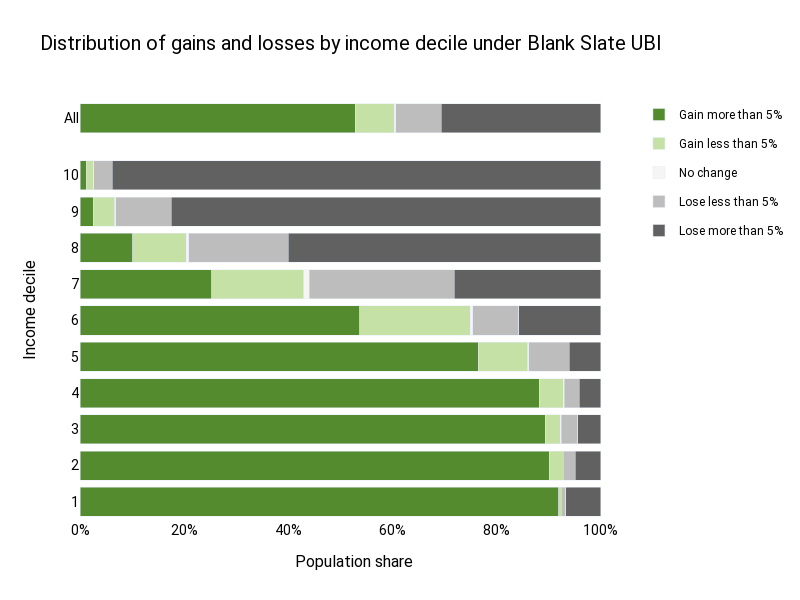

Here is the notebook cell this chart was saved with:
### Markdown cell above
## Figure 1

### Code cell
format_fig(plotly_json_to_fig(charts["intra_income_decile_chart"]).update_layout(
    title="Distribution of gains and losses by income decile under Blank Slate UBI",
))

### Figure 1 — Plotly figure (JSON) as saved in the notebook; plotly's stock layout.template omitted (floating-point values rounded to 4 significant figures)
{"data": [{"alignmentgroup": "True", "customdata": [["53% of all people gain more than 5% of their income"]], "hovertemplate": "%{customdata[0]}<extra></extra>", "legendgroup": "Gain more than 5%", "marker": {"color": "#558B2F", "pattern": {"shape": ""}}, "name": "Gain more than 5%", "offsetgroup": "Gain more than 5%", "orientation": "h", "showlegend": false, "textposition": "auto", "type": "bar", "x": [0.529], "xaxis": "x", "y": ["All"], "yaxis": "y"}, {"alignmentgroup": "True", "customdata": [["8% of all people gain less than 5% of their income"]], "hovertemplate": "%{customdata[0]}<extra></extra>", "legendgroup": "Gain less than 5%", "marker": {"color": "#C5E1A5", "pattern": {"shape": ""}}, "name": "Gain less than 5%", "offsetgroup": "Gain less than 5%", "orientation": "h", "showlegend": false, "textposition": "auto", "type": "bar", "x": [0.07501], "xaxis": "x", "y": ["All"], "yaxis": "y"}, {"alignmentgroup": "True", "customdata": [["0% of all people experience no change"]], "hovertemplate": "%{customdata[0]}<extra></extra>", "legendgroup": "No change", "marker": {"color": "#F5F5F5", "pattern": {"shape": ""}}, "name": "No change", "offsetgroup": "No change", "orientation": "h", "showlegend": false, "textposition": "auto", "type": "bar", "x": [0.002771], "xaxis": "x", "y": ["All"], "yaxis": "y"}, {"alignmentgroup": "True", "customdata": [["9% of all people lose less than 5% of their income"]], "hovertemplate": "%{customdata[0]}<extra></extra>", "legendgroup": "Lose less than 5%", "marker": {"color": "#BDBDBD", "pattern": {"shape": ""}}, "name": "Lose less than 5%", "offsetgroup": "Lose less than 5%", "orientation": "h", "showlegend": false, "textposition": "auto", "type": "bar", "x": [0.087], "xaxis": "x", "y": ["All"], "yaxis": "y"}, {"alignmentgroup": "True", "customdata": [["31% of all people lose more than 5% of their income"]], "hovertemplate": "%{customdata[0]}<extra></extra>", "legendgroup": "Lose more than 5%", "marker": {"color": "#616161", "pattern": {"shape": ""}}, "name": "Lose more than 5%", "offsetgroup": "Lose more than 5%", "orientation": "h", "showlegend": false, "textposition": "auto", "type": "bar", "x": [0.3062], "xaxis": "x", "y": ["All"], "yaxis": "y"}, {"alignmentgroup": "True", "customdata": [["92% of people in the 1st income decile gain more than 5% of their income"], ["90% of people in the 2nd income decile gain more than 5% of their income"], ["89% of people in the 3rd income decile gain more than 5% of their income"], ["88% of people in the 4th income decile gain more than 5% of their income"], ["77% of people in the 5th income decile gain more than 5% of their income"], ["54% of people in the 6th income decile gain more than 5% of their income"], ["25% of people in the 7th income decile gain more than 5% of their income"], ["10% of people in the 8th income decile gain more than 5% of their income"], ["3% of people in the 9th income decile gain more than 5% of their income"], ["1% of people in the 10th income decile gain more than 5% of their income"]], "hovertemplate": "%{customdata[0]}<extra></extra>", "legendgroup": "Gain more than 5%", "marker": {"color": "#558B2F", "pattern": {"shape": ""}}, "name": "Gain more than 5%", "offsetgroup": "Gain more than 5%", "orientation": "h", "showlegend": true, "textposition": "auto", "type": "bar", "x": [0.9195, 0.9014, 0.8932, 0.8821, 0.7654, 0.5374, 0.2532, 0.1009, 0.02518, 0.01168], "xaxis": "x2", "y": ["1", "2", "3", "4", "5", "6", "7", "8", "9", "10"], "yaxis": "y2"}, {"alignmentgroup": "True", "customdata": [["1% of people in the 1st income decile gain less than 5% of their income"], ["3% of people in the 2nd income decile gain less than 5% of their income"], ["3% of people in the 3rd income decile gain less than 5% of their income"], ["5% of people in the 4th income decile gain less than 5% of their income"], ["10% of people in the 5th income decile gain less than 5% of their income"], ["21% of people in the 6th income decile gain less than 5% of their income"], ["18% of people in the 7th income decile gain less than 5% of their income"], ["10% of people in the 8th income decile gain less than 5% of their income"], ["4% of people in the 9th income decile gain less than 5% of their income"], ["1% of people in the 10th income decile gain less than 5% of their income"]], "hovertemplate": "%{customdata[0]}<extra></extra>", "legendgroup": "Gain less than 5%", "marker": {"color": "#C5E1A5", "pattern": {"shape": ""}}, "name": "Gain less than 5%", "offsetgroup": "Gain less than 5%", "orientation": "h", "showlegend": true, "textposition": "auto", "type": "bar", "x": [0.005102, 0.02642, 0.02938, 0.04604, 0.0951, 0.2125, 0.1762, 0.1037, 0.04187, 0.01389], "xaxis": "x2", "y": ["1", "2", "3", "4", "5", "6", "7", "8", "9", "10"], "yaxis": "y2"}, {"alignmentgroup": "True", "customdata": [["0% of people in the 1st income decile experience no change"], ["0% of people in the 2nd income decile experience no change"], ["0% of people in the 3rd income decile experience no change"], ["0% of people in the 4th income decile experience no change"], ["0% of people in the 5th income decile experience no change"], ["0% of people in the 6th income decile experience no change"], ["1% of people in the 7th income decile experience no change"], ["0% of people in the 8th income decile experience no change"], ["0% of people in the 9th income decile experience no change"], ["0% of people in the 10th income decile experience no change"]], "hovertemplate": "%{customdata[0]}<extra></extra>", "legendgroup": "No change", "marker": {"color": "#F5F5F5", "pattern": {"shape": ""}}, "name": "No change", "offsetgroup": "No change", "orientation": "h", "showlegend": true, "textposition": "auto", "type": "bar", "x": [0.0001645, 5.054e-05, 0.002203, 0.001562, 0.001195, 0.004591, 0.01116, 0.004304, 0.001757, 0.0007282], "xaxis": "x2", "y": ["1", "2", "3", "4", "5", "6", "7", "8", "9", "10"], "yaxis": "y2"}, {"alignmentgroup": "True", "customdata": [["1% of people in the 1st income decile lose less than 5% of their income"], ["2% of people in the 2nd income decile lose less than 5% of their income"], ["3% of people in the 3rd income decile lose less than 5% of their income"], ["3% of people in the 4th income decile lose less than 5% of their income"], ["8% of people in the 5th income decile lose less than 5% of their income"], ["9% of people in the 6th income decile lose less than 5% of their income"], ["28% of people in the 7th income decile lose less than 5% of their income"], ["19% of people in the 8th income decile lose less than 5% of their income"], ["11% of people in the 9th income decile lose less than 5% of their income"], ["4% of people in the 10th income decile lose less than 5% of their income"]], "hovertemplate": "%{customdata[0]}<extra></extra>", "legendgroup": "Lose less than 5%", "marker": {"color": "#BDBDBD", "pattern": {"shape": ""}}, "name": "Lose less than 5%", "offsetgroup": "Lose less than 5%", "orientation": "h", "showlegend": true, "textposition": "auto", "type": "bar", "x": [0.008502, 0.02326, 0.03171, 0.02949, 0.078, 0.08845, 0.2781, 0.1907, 0.1063, 0.03548], "xaxis": "x2", "y": ["1", "2", "3", "4", "5", "6", "7", "8", "9", "10"], "yaxis": "y2"}, {"alignmentgroup": "True", "customdata": [["7% of people in the 1st income decile lose more than 5% of their income"], ["5% of people in the 2nd income decile lose more than 5% of their income"], ["4% of people in the 3rd income decile lose more than 5% of their income"], ["4% of people in the 4th income decile lose more than 5% of their income"], ["6% of people in the 5th income decile lose more than 5% of their income"], ["16% of people in the 6th income decile lose more than 5% of their income"], ["28% of people in the 7th income decile lose more than 5% of their income"], ["60% of people in the 8th income decile lose more than 5% of their income"], ["82% of people in the 9th income decile lose more than 5% of their income"], ["94% of people in the 10th income decile lose more than 5% of their income"]], "hovertemplate": "%{customdata[0]}<extra></extra>", "legendgroup": "Lose more than 5%", "marker": {"color": "#616161", "pattern": {"shape": ""}}, "name": "Lose more than 5%", "offsetgroup": "Lose more than 5%", "orientation": "h", "showlegend": true, "textposition": "auto", "type": "bar", "x": [0.06676, 0.04884, 0.04346, 0.0408, 0.06035, 0.1571, 0.2815, 0.6004, 0.8249, 0.9382], "xaxis": "x2", "y": ["1", "2", "3", "4", "5", "6", "7", "8", "9", "10"], "yaxis": "y2"}], "layout": {"annotations": [{"font": {"size": 16}, "showarrow": false, "text": "Population share", "x": 0.5, "xanchor": "center", "xref": "paper", "y": 0, "yanchor": "top", "yref": "paper", "yshift": -30}, {"font": {"size": 16}, "showarrow": false, "text": "Income decile", "textangle": -90, "x": 0, "xanchor": "right", "xref": "paper", "xshift": -40, "y": 0.5, "yanchor": "middle", "yref": "paper"}], "barmode": "stack", "font": {"color": "Black", "family": "Roboto"}, "height": 600, "hoverlabel": {"align": "right", "font": {"family": "Ubuntu"}}, "paper_bgcolor": "white", "plot_bgcolor": "white", "title": {"font": {"size": 20}, "text": "Distribution of gains and losses by income decile under Blank Slate UBI"}, "width": 800, "xaxis": {"anchor": "y", "domain": [0, 1], "matches": "x2", "showgrid": false, "showticklabels": false, "tickfont": {"size": 14}, "tickformat": ",.0%", "title": {"font": {"color": "black", "size": 16}}}, "xaxis2": {"anchor": "y2", "domain": [0, 1], "showgrid": false, "tickfont": {"size": 14}, "tickformat": ",.0%", "title": {"font": {"color": "black", "size": 16}}}, "yaxis": {"anchor": "x", "domain": [0.9136, 1], "tickfont": {"size": 14}, "title": {"font": {"color": "black", "size": 16}}}, "yaxis2": {"anchor": "x2", "domain": [0, 0.8636], "tickfont": {"size": 14}, "title": {"font": {"color": "black", "size": 16}}}}}
